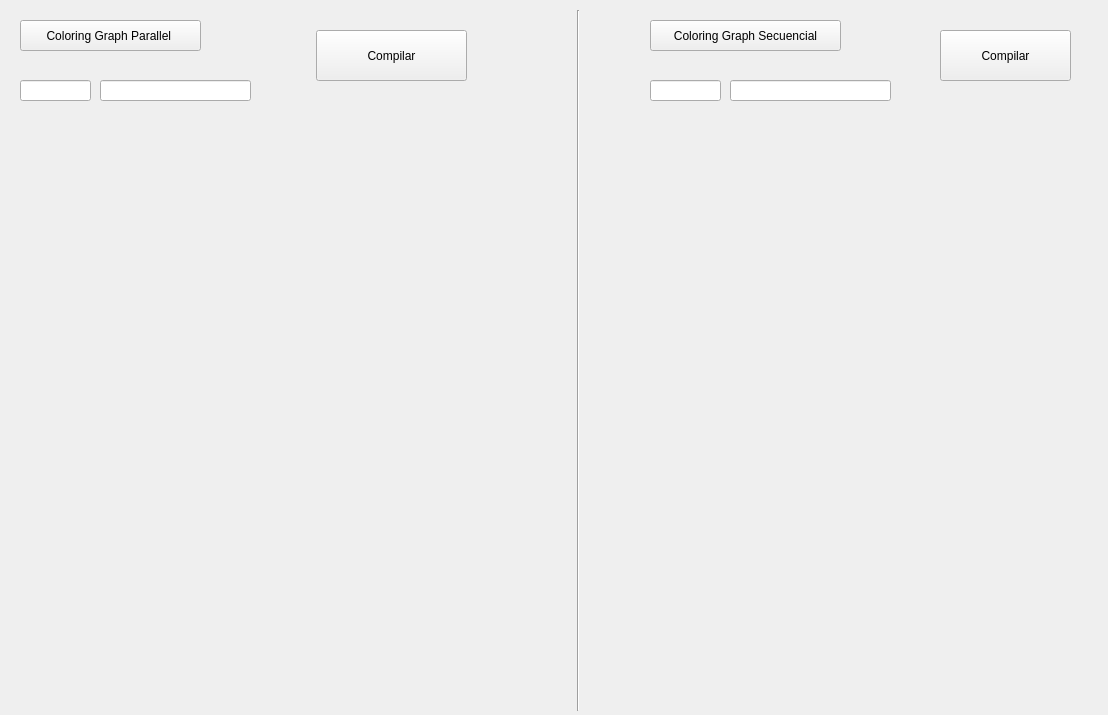
<?xml version="1.0" encoding="UTF-8"?>
<ui version="4.0">
 <class>MainWindow</class>
 <widget class="QMainWindow" name="MainWindow">
  <property name="geometry">
   <rect>
    <x>0</x>
    <y>0</y>
    <width>1108</width>
    <height>715</height>
   </rect>
  </property>
  <property name="windowTitle">
   <string>MainWindow</string>
  </property>
  <widget class="QWidget" name="centralWidget">
   <widget class="QPushButton" name="parallel">
    <property name="geometry">
     <rect>
      <x>20</x>
      <y>20</y>
      <width>181</width>
      <height>31</height>
     </rect>
    </property>
    <property name="text">
     <string>Coloring Graph Parallel </string>
    </property>
   </widget>
   <widget class="QLineEdit" name="file_p">
    <property name="geometry">
     <rect>
      <x>100</x>
      <y>80</y>
      <width>151</width>
      <height>21</height>
     </rect>
    </property>
    <property name="text">
     <string/>
    </property>
   </widget>
   <widget class="QPushButton" name="compilar">
    <property name="geometry">
     <rect>
      <x>316</x>
      <y>30</y>
      <width>151</width>
      <height>51</height>
     </rect>
    </property>
    <property name="text">
     <string>Compilar</string>
    </property>
   </widget>
   <widget class="QLabel" name="image1">
    <property name="geometry">
     <rect>
      <x>40</x>
      <y>120</y>
      <width>481</width>
      <height>561</height>
     </rect>
    </property>
    <property name="sizePolicy">
     <sizepolicy hsizetype="Preferred" vsizetype="Preferred">
      <horstretch>0</horstretch>
      <verstretch>0</verstretch>
     </sizepolicy>
    </property>
    <property name="focusPolicy">
     <enum>Qt::NoFocus</enum>
    </property>
    <property name="text">
     <string/>
    </property>
    <property name="scaledContents">
     <bool>true</bool>
    </property>
   </widget>
   <widget class="QLineEdit" name="threads_p">
    <property name="geometry">
     <rect>
      <x>20</x>
      <y>80</y>
      <width>71</width>
      <height>21</height>
     </rect>
    </property>
   </widget>
   <widget class="QLineEdit" name="file_s">
    <property name="geometry">
     <rect>
      <x>730</x>
      <y>80</y>
      <width>161</width>
      <height>21</height>
     </rect>
    </property>
   </widget>
   <widget class="QPushButton" name="sequencial">
    <property name="geometry">
     <rect>
      <x>650</x>
      <y>20</y>
      <width>191</width>
      <height>31</height>
     </rect>
    </property>
    <property name="text">
     <string>Coloring Graph Secuencial</string>
    </property>
   </widget>
   <widget class="QLineEdit" name="threads_s">
    <property name="geometry">
     <rect>
      <x>650</x>
      <y>80</y>
      <width>71</width>
      <height>21</height>
     </rect>
    </property>
   </widget>
   <widget class="Line" name="line">
    <property name="geometry">
     <rect>
      <x>570</x>
      <y>10</y>
      <width>16</width>
      <height>701</height>
     </rect>
    </property>
    <property name="orientation">
     <enum>Qt::Vertical</enum>
    </property>
   </widget>
   <widget class="QLabel" name="image2">
    <property name="geometry">
     <rect>
      <x>620</x>
      <y>120</y>
      <width>461</width>
      <height>561</height>
     </rect>
    </property>
    <property name="text">
     <string/>
    </property>
    <property name="scaledContents">
     <bool>true</bool>
    </property>
   </widget>
   <widget class="QPushButton" name="compilar_seq">
    <property name="geometry">
     <rect>
      <x>940</x>
      <y>30</y>
      <width>131</width>
      <height>51</height>
     </rect>
    </property>
    <property name="text">
     <string>Compilar</string>
    </property>
   </widget>
  </widget>
 </widget>
 <layoutdefault spacing="6" margin="11"/>
 <resources/>
 <connections/>
</ui>
